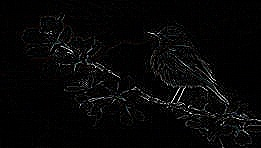
#> input picture Practicals/Laplacian sharpened_image.jpg, 261 x 148 px
$ python pract6.4.py
#> lines starting #> are read from the running program, lines starting #| are printed output that depends on the picture

import cv2
import matplotlib.pyplot as plt
from tkinter import Tk, filedialog

# --------------------------------
# Step 1: Select the noisy image
# --------------------------------

root = Tk()
root.withdraw()

image_path = filedialog.askopenfilename(
    title="Select Salt and Pepper Noisy Image",
    filetypes=[
        ("Image Files", "*.png *.jpg *.jpeg *.bmp"),
        ("All Files", "*.*")
    ]
)
#> the answer given: Laplacian sharpened_image.jpg

if not image_path:
    print("ERROR: No image selected.")
    exit()

print("Selected file:")
print(image_path)


# --------------------------------
# Step 2: Read the noisy image
# --------------------------------

img = cv2.imread(image_path, cv2.IMREAD_GRAYSCALE)
#> img: shape (148, 261); min 0, max 255, mean 7.2

if img is None:
    print("ERROR: OpenCV could not read this image.")
    exit()

print("Image loaded successfully!")


# --------------------------------
# Step 3: Apply Median Filter
# --------------------------------

restored = cv2.medianBlur(img, 5)
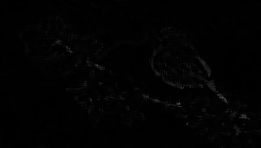
#> restored: shape (148, 261); min 0, max 78, mean 2.2


# --------------------------------
# Step 4: Display results
# --------------------------------

plt.figure(figsize=(10, 5))

plt.subplot(1, 2, 1)
plt.imshow(img, cmap="gray")
plt.title("Salt & Pepper Noise")
plt.axis("off")

plt.subplot(1, 2, 2)
plt.imshow(restored, cmap="gray")
plt.title("Restored (Median Filter)")
plt.axis("off")

plt.tight_layout()
plt.show()
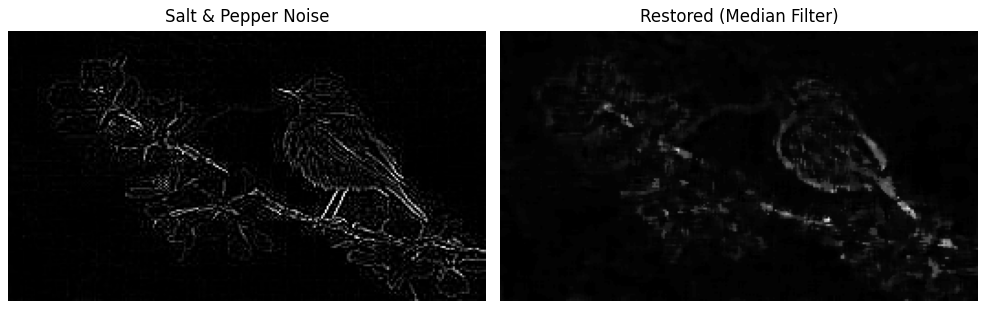
#> figure drawn by matplotlib, 2 panels
